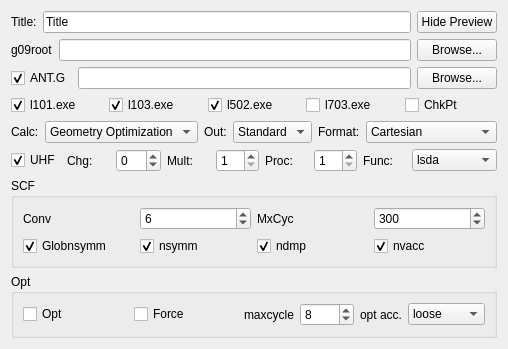
                <widget class="QWidget" name="tab_4">
                 <attribute name="title">
                  <string>General</string>
                 </attribute>
                 <layout class="QGridLayout" name="gridLayout_8">
                  <item row="0" column="0">
                   <layout class="QHBoxLayout" name="horizontalLayout_6">
                    <item>
                     <widget class="QLabel" name="label_64">
                      <property name="text">
                       <string>Title:</string>
                      </property>
                      <property name="buddy">
                       <cstring>titleLine</cstring>
                      </property>
                     </widget>
                    </item>
                    <item>
                     <widget class="QLineEdit" name="titleLine">
                      <property name="text">
                       <string>Title</string>
                      </property>
                     </widget>
                    </item>
                    <item>
                     <widget class="QPushButton" name="moreButton">
                      <property name="sizePolicy">
                       <sizepolicy hsizetype="Fixed" vsizetype="Fixed">
                        <horstretch>0</horstretch>
                        <verstretch>0</verstretch>
                       </sizepolicy>
                      </property>
                      <property name="text">
                       <string>Hide Preview</string>
                      </property>
                     </widget>
                    </item>
                   </layout>
                  </item>
                  <item row="1" column="0">
                   <layout class="QHBoxLayout" name="horizontalLayout_43">
                    <item>
                     <widget class="QLabel" name="label_70">
                      <property name="text">
                       <string>g09root</string>
                      </property>
                     </widget>
                    </item>
                    <item>
                     <widget class="QLineEdit" name="g09rootbrowseEdit">
                      <property name="sizePolicy">
                       <sizepolicy hsizetype="Expanding" vsizetype="Fixed">
                        <horstretch>1</horstretch>
                        <verstretch>0</verstretch>
                       </sizepolicy>
                      </property>
                     </widget>
                    </item>
                    <item>
                     <widget class="QPushButton" name="g09browseButton">
                      <property name="sizePolicy">
                       <sizepolicy hsizetype="MinimumExpanding" vsizetype="Fixed">
                        <horstretch>0</horstretch>
                        <verstretch>0</verstretch>
                       </sizepolicy>
                      </property>
                      <property name="minimumSize">
                       <size>
                        <width>40</width>
                        <height>0</height>
                       </size>
                      </property>
                      <property name="text">
                       <string>Browse...</string>
                      </property>
                     </widget>
                    </item>
                   </layout>
                  </item>
                  <item row="2" column="0">
                   <layout class="QHBoxLayout" name="horizontalLayout_36">
                    <item>
                     <widget class="QCheckBox" name="checkUseAntGBox">
                      <property name="text">
                       <string>ANT.G</string>
                      </property>
                      <property name="checked">
                       <bool>true</bool>
                      </property>
                     </widget>
                    </item>
                    <item>
                     <widget class="QLineEdit" name="antgbrowseEdit">
                      <property name="sizePolicy">
                       <sizepolicy hsizetype="Expanding" vsizetype="Fixed">
                        <horstretch>1</horstretch>
                        <verstretch>0</verstretch>
                       </sizepolicy>
                      </property>
                     </widget>
                    </item>
                    <item>
                     <widget class="QPushButton" name="antgbrowseButton">
                      <property name="sizePolicy">
                       <sizepolicy hsizetype="MinimumExpanding" vsizetype="Fixed">
                        <horstretch>0</horstretch>
                        <verstretch>0</verstretch>
                       </sizepolicy>
                      </property>
                      <property name="minimumSize">
                       <size>
                        <width>40</width>
                        <height>0</height>
                       </size>
                      </property>
                      <property name="text">
                       <string>Browse...</string>
                      </property>
                     </widget>
                    </item>
                   </layout>
                  </item>
                  <item row="3" column="0">
                   <layout class="QHBoxLayout" name="horizontalLayout_42">
                    <item>
                     <widget class="QCheckBox" name="checkUseAntGl101">
                      <property name="layoutDirection">
                       <enum>Qt::LeftToRight</enum>
                      </property>
                      <property name="text">
                       <string>l101.exe</string>
                      </property>
                      <property name="checked">
                       <bool>true</bool>
                      </property>
                     </widget>
                    </item>
                    <item>
                     <widget class="QCheckBox" name="checkUseAntGl103">
                      <property name="layoutDirection">
                       <enum>Qt::LeftToRight</enum>
                      </property>
                      <property name="text">
                       <string>l103.exe</string>
                      </property>
                      <property name="checked">
                       <bool>true</bool>
                      </property>
                     </widget>
                    </item>
                    <item>
                     <widget class="QCheckBox" name="checkUseAntGl502">
                      <property name="layoutDirection">
                       <enum>Qt::LeftToRight</enum>
                      </property>
                      <property name="text">
                       <string>l502.exe</string>
                      </property>
                      <property name="checked">
                       <bool>true</bool>
                      </property>
                     </widget>
                    </item>
                    <item>
                     <widget class="QCheckBox" name="checkUseAntGl703">
                      <property name="layoutDirection">
                       <enum>Qt::LeftToRight</enum>
                      </property>
                      <property name="text">
                       <string>l703.exe</string>
                      </property>
                      <property name="checked">
                       <bool>false</bool>
                      </property>
                     </widget>
                    </item>
                    <item>
                     <widget class="QCheckBox" name="checkpointCheck">
                      <property name="text">
                       <string>ChkPt</string>
                      </property>
                     </widget>
                    </item>
                   </layout>
                  </item>
                  <item row="4" column="0">
                   <layout class="QHBoxLayout" name="horizontalLayout_4">
                    <item>
                     <widget class="QLabel" name="label_67">
                      <property name="text">
                       <string>Calc:</string>
                      </property>
                     </widget>
                    </item>
                    <item>
                     <widget class="QComboBox" name="calculationCombo">
                      <property name="currentIndex">
                       <number>1</number>
                      </property>
                      <item>
                       <property name="text">
                        <string>Single Point Energy</string>
                       </property>
                      </item>
                      <item>
                       <property name="text">
                        <string>Geometry Optimization</string>
                       </property>
                      </item>
                      <item>
                       <property name="text">
                        <string>Frequencies</string>
                       </property>
                      </item>
                     </widget>
                    </item>
                    <item>
                     <widget class="QLabel" name="label_68">
                      <property name="text">
                       <string>Out:</string>
                      </property>
                      <property name="buddy">
                       <cstring>outputCombo</cstring>
                      </property>
                     </widget>
                    </item>
                    <item>
                     <widget class="QComboBox" name="outputCombo">
                      <property name="currentIndex">
                       <number>0</number>
                      </property>
                      <item>
                       <property name="text">
                        <string>Standard</string>
                       </property>
                      </item>
                      <item>
                       <property name="text">
                        <string>Molden</string>
                       </property>
                      </item>
                      <item>
                       <property name="text">
                        <string>Molekel</string>
                       </property>
                      </item>
                     </widget>
                    </item>
                    <item>
                     <widget class="QLabel" name="label_69">
                      <property name="text">
                       <string>Format:</string>
                      </property>
                      <property name="buddy">
                       <cstring>coordCombo</cstring>
                      </property>
                     </widget>
                    </item>
                    <item>
                     <widget class="QComboBox" name="coordCombo">
                      <property name="enabled">
                       <bool>true</bool>
                      </property>
                      <property name="currentIndex">
                       <number>0</number>
                      </property>
                      <item>
                       <property name="text">
                        <string>Cartesian</string>
                       </property>
                      </item>
                      <item>
                       <property name="text">
                        <string>Z-matrix</string>
                       </property>
                      </item>
                      <item>
                       <property name="text">
                        <string>Z-matrix (compact)</string>
                       </property>
                      </item>
                     </widget>
                    </item>
                   </layout>
                  </item>
                  <item row="5" column="0">
                   <layout class="QHBoxLayout" name="horizontalLayout_3">
                    <item>
                     <widget class="QCheckBox" name="checkUHF">
                      <property name="text">
                       <string>UHF</string>
                      </property>
                      <property name="checked">
                       <bool>true</bool>
                      </property>
                     </widget>
                    </item>
                    <item>
                     <widget class="QLabel" name="label_65">
                      <property name="text">
                       <string>Chg:</string>
                      </property>
                     </widget>
                    </item>
                    <item>
                     <widget class="QSpinBox" name="chargeSpin">
                      <property name="minimum">
                       <number>-99</number>
                      </property>
                      <property name="value">
                       <number>0</number>
                      </property>
                     </widget>
                    </item>
                    <item>
                     <widget class="QLabel" name="label_66">
                      <property name="text">
                       <string>Mult:</string>
                      </property>
                      <property name="buddy">
                       <cstring>multiplicitySpin</cstring>
                      </property>
                     </widget>
                    </item>
                    <item>
                     <widget class="QSpinBox" name="multiplicitySpin">
                      <property name="minimum">
                       <number>1</number>
                      </property>
                      <property name="value">
                       <number>1</number>
                      </property>
                     </widget>
                    </item>
                    <item>
                     <widget class="QLabel" name="label_5">
                      <property name="text">
                       <string>Proc:</string>
                      </property>
                     </widget>
                    </item>
                    <item>
                     <widget class="QSpinBox" name="procSpin">
                      <property name="minimum">
                       <number>1</number>
                      </property>
                      <property name="value">
                       <number>1</number>
                      </property>
                     </widget>
                    </item>
                    <item>
                     <widget class="QLabel" name="label_71">
                      <property name="text">
                       <string>Func:</string>
                      </property>
                      <property name="buddy">
                       <cstring>theoryCombo</cstring>
                      </property>
                     </widget>
                    </item>
                    <item>
                     <widget class="QComboBox" name="theoryCombo">
                      <property name="currentIndex">
                       <number>0</number>
                      </property>
                      <item>
                       <property name="text">
                        <string>lsda</string>
                       </property>
                      </item>
                      <item>
                       <property name="text">
                        <string>bpbe</string>
                       </property>
                      </item>
                      <item>
                       <property name="text">
                        <string>blyp</string>
                       </property>
                      </item>
                      <item>
                       <property name="text">
                        <string>B3LYP</string>
                       </property>
                      </item>
                      <item>
                       <property name="text">
                        <string>hseh1pbe</string>
                       </property>
                      </item>
                     </widget>
                    </item>
                   </layout>
                  </item>
                  <item row="6" column="0">
                   <widget class="QGroupBox" name="groupBox_15">
                    <property name="title">
                     <string>SCF</string>
                    </property>
                    <layout class="QGridLayout" name="gridLayout">
                     <item row="0" column="0">
                      <layout class="QHBoxLayout" name="horizontalLayout_30">
                       <item>
                        <widget class="QLabel" name="label_62">
                         <property name="text">
                          <string>Conv</string>
                         </property>
                        </widget>
                       </item>
                       <item>
                        <widget class="QSpinBox" name="scfConverSpin">
                         <property name="minimum">
                          <number>0</number>
                         </property>
                         <property name="value">
                          <number>6</number>
                         </property>
                        </widget>
                       </item>
                      </layout>
                     </item>
                     <item row="0" column="1">
                      <layout class="QHBoxLayout" name="horizontalLayout_7">
                       <item>
                        <widget class="QLabel" name="label_60">
                         <property name="text">
                          <string>MxCyc</string>
                         </property>
                        </widget>
                       </item>
                       <item>
                        <widget class="QSpinBox" name="scfMaxCycleSpin">
                         <property name="minimum">
                          <number>0</number>
                         </property>
                         <property name="maximum">
                          <number>9999</number>
                         </property>
                         <property name="value">
                          <number>300</number>
                         </property>
                        </widget>
                       </item>
                      </layout>
                     </item>
                     <item row="1" column="0" colspan="2">
                      <layout class="QHBoxLayout" name="horizontalLayout_5">
                       <item>
                        <widget class="QCheckBox" name="checkglobalnosymm">
                         <property name="layoutDirection">
                          <enum>Qt::LeftToRight</enum>
                         </property>
                         <property name="text">
                          <string>Globnsymm</string>
                         </property>
                         <property name="checked">
                          <bool>true</bool>
                         </property>
                        </widget>
                       </item>
                       <item>
                        <widget class="QCheckBox" name="checkscfnosymm">
                         <property name="layoutDirection">
                          <enum>Qt::LeftToRight</enum>
                         </property>
                         <property name="text">
                          <string>nsymm</string>
                         </property>
                         <property name="checked">
                          <bool>true</bool>
                         </property>
                        </widget>
                       </item>
                       <item>
                        <widget class="QCheckBox" name="checkscfnodamp">
                         <property name="layoutDirection">
                          <enum>Qt::LeftToRight</enum>
                         </property>
                         <property name="text">
                          <string>ndmp</string>
                         </property>
                         <property name="checked">
                          <bool>true</bool>
                         </property>
                        </widget>
                       </item>
                       <item>
                        <widget class="QCheckBox" name="checkscfnovaracc">
                         <property name="layoutDirection">
                          <enum>Qt::LeftToRight</enum>
                         </property>
                         <property name="text">
                          <string>nvacc</string>
                         </property>
                         <property name="checked">
                          <bool>true</bool>
                         </property>
                        </widget>
                       </item>
                      </layout>
                     </item>
                    </layout>
                   </widget>
                  </item>
                  <item row="7" column="0">
                   <widget class="QGroupBox" name="groupBox_16">
                    <property name="title">
                     <string>Opt</string>
                    </property>
                    <layout class="QGridLayout" name="gridLayout_35">
                     <item row="0" column="0">
                      <widget class="QCheckBox" name="checkOpt">
                       <property name="enabled">
                        <bool>true</bool>
                       </property>
                       <property name="layoutDirection">
                        <enum>Qt::LeftToRight</enum>
                       </property>
                       <property name="text">
                        <string>Opt</string>
                       </property>
                       <property name="checked">
                        <bool>false</bool>
                       </property>
                      </widget>
                     </item>
                     <item row="0" column="1">
                      <widget class="QCheckBox" name="checkForce">
                       <property name="layoutDirection">
                        <enum>Qt::LeftToRight</enum>
                       </property>
                       <property name="text">
                        <string>Force</string>
                       </property>
                       <property name="checked">
                        <bool>false</bool>
                       </property>
                      </widget>
                     </item>
                     <item row="0" column="2">
                      <layout class="QHBoxLayout" name="horizontalLayout_31">
                       <item>
                        <widget class="QLabel" name="label_63">
                         <property name="text">
                          <string>maxcycle</string>
                         </property>
                        </widget>
                       </item>
                       <item>
                        <widget class="QSpinBox" name="optmaxcyclesSpin">
                         <property name="minimum">
                          <number>0</number>
                         </property>
                         <property name="maximum">
                          <number>9999</number>
                         </property>
                         <property name="value">
                          <number>8</number>
                         </property>
                        </widget>
                       </item>
                      </layout>
                     </item>
                     <item row="0" column="3">
                      <layout class="QHBoxLayout" name="horizontalLayout_32">
                       <item>
                        <widget class="QLabel" name="label_14">
                         <property name="text">
                          <string>opt acc.</string>
                         </property>
                         <property name="buddy">
                          <cstring>theoryCombo</cstring>
                         </property>
                        </widget>
                       </item>
                       <item>
                        <widget class="QComboBox" name="optAccuracyCombo">
                         <property name="currentText">
                          <string>loose</string>
                         </property>
                         <property name="currentIndex">
                          <number>0</number>
                         </property>
                         <item>
                          <property name="text">
                           <string>loose</string>
                          </property>
                         </item>
                         <item>
                          <property name="text">
                           <string>tight</string>
                          </property>
                         </item>
                         <item>
                          <property name="text">
                           <string>verytight</string>
                          </property>
                         </item>
                        </widget>
                       </item>
                      </layout>
                     </item>
                    </layout>
                   </widget>
                  </item>
                 </layout>
                </widget>
